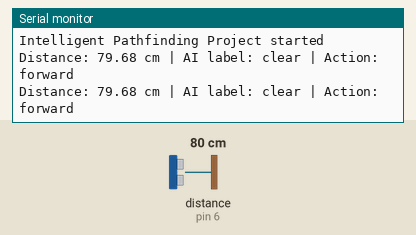
The sketch below on a simulated Arduino Uno, built with avr-gcc and run on an emulated ATmega328P. On the bench: the last lines printed to the serial monitor. Wiring (inferred from the names in the program): ultrasonic range finder: trigger pin 5; echo pin 6. The test bench sets the inputs (shaded band); at power-on: distance to the obstacle (sensor on pin 6) 80 cm. The echo pulse lasts 58.3 µs per cm.

Above: at 1.6 s.
1.7 s: distance to the obstacle (sensor on pin 6) set to 23 cm
At 1.7 s:
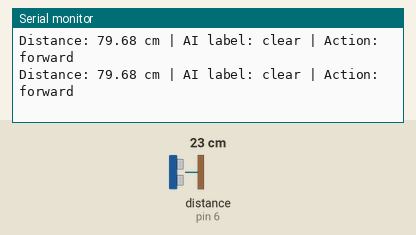
3.2 s: distance to the obstacle (sensor on pin 6) set to 19 cm
At 3.9 s:
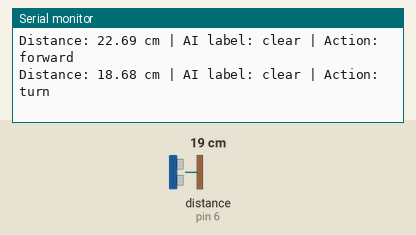

Measured:
- the behaviour switches between 21 and 20 cm on distance to the obstacle (sensor on pin 6) (found by bisection; images 1 and 2)
- after the input at 3.2 s, the serial monitor: prints a new line at once (image 2)

The sketch:

intelligent_pathfinding_project.ino
```cpp
const int TRIG_PIN = 5;
const int ECHO_PIN = 6;

String aiLabel = "clear";

float readDistanceCm() {
  digitalWrite(TRIG_PIN, LOW);
  delayMicroseconds(2);
  digitalWrite(TRIG_PIN, HIGH);
  delayMicroseconds(10);
  digitalWrite(TRIG_PIN, LOW);

  long duration = pulseIn(ECHO_PIN, HIGH, 30000);
  if (duration == 0) return -1;
  return duration * 0.0343 / 2.0;
}

String decidePath(float distanceCm, String label) {
  if (distanceCm < 0) return "stop";
  if (label == "stop") return "stop";
  if (label == "left") return "left";
  if (label == "right") return "right";
  if (distanceCm < 20) return "turn";
  return "forward";
}

void setup() {
  Serial.begin(115200);
  pinMode(TRIG_PIN, OUTPUT);
  pinMode(ECHO_PIN, INPUT);
  Serial.println("Intelligent Pathfinding Project started");
}

void loop() {
  float distanceCm = readDistanceCm();
  String action = decidePath(distanceCm, aiLabel);

  Serial.print("Distance: ");
  Serial.print(distanceCm);
  Serial.print(" cm | AI label: ");
  Serial.print(aiLabel);
  Serial.print(" | Action: ");
  Serial.println(action);

  // Replace these prints with real motor/servo action functions.
  delay(800);
}
```
